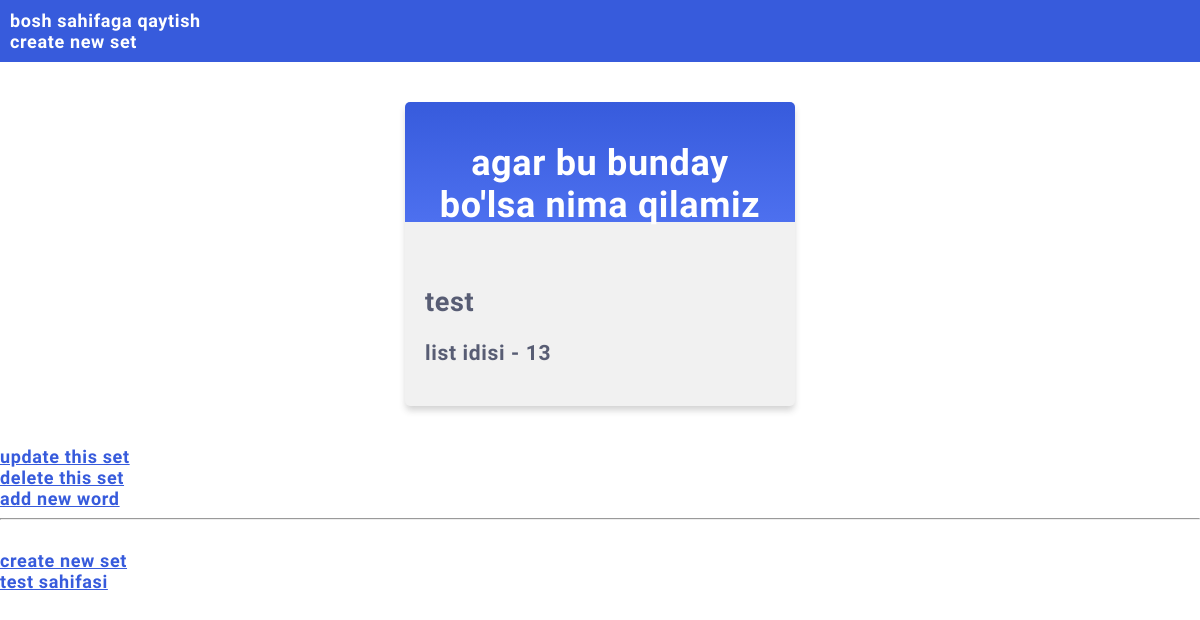
The page /13/set_list/ on the database as committed earlier.
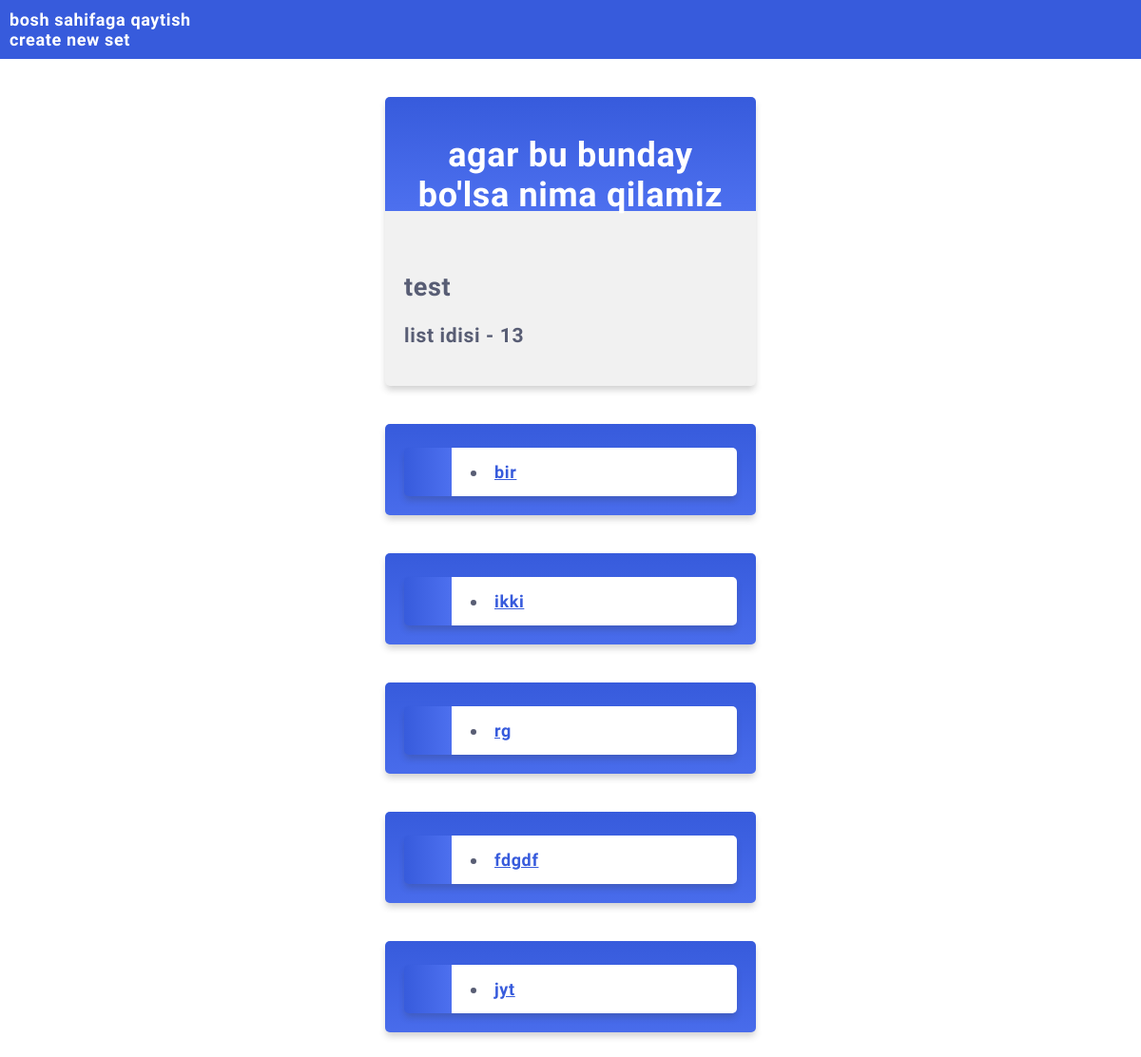
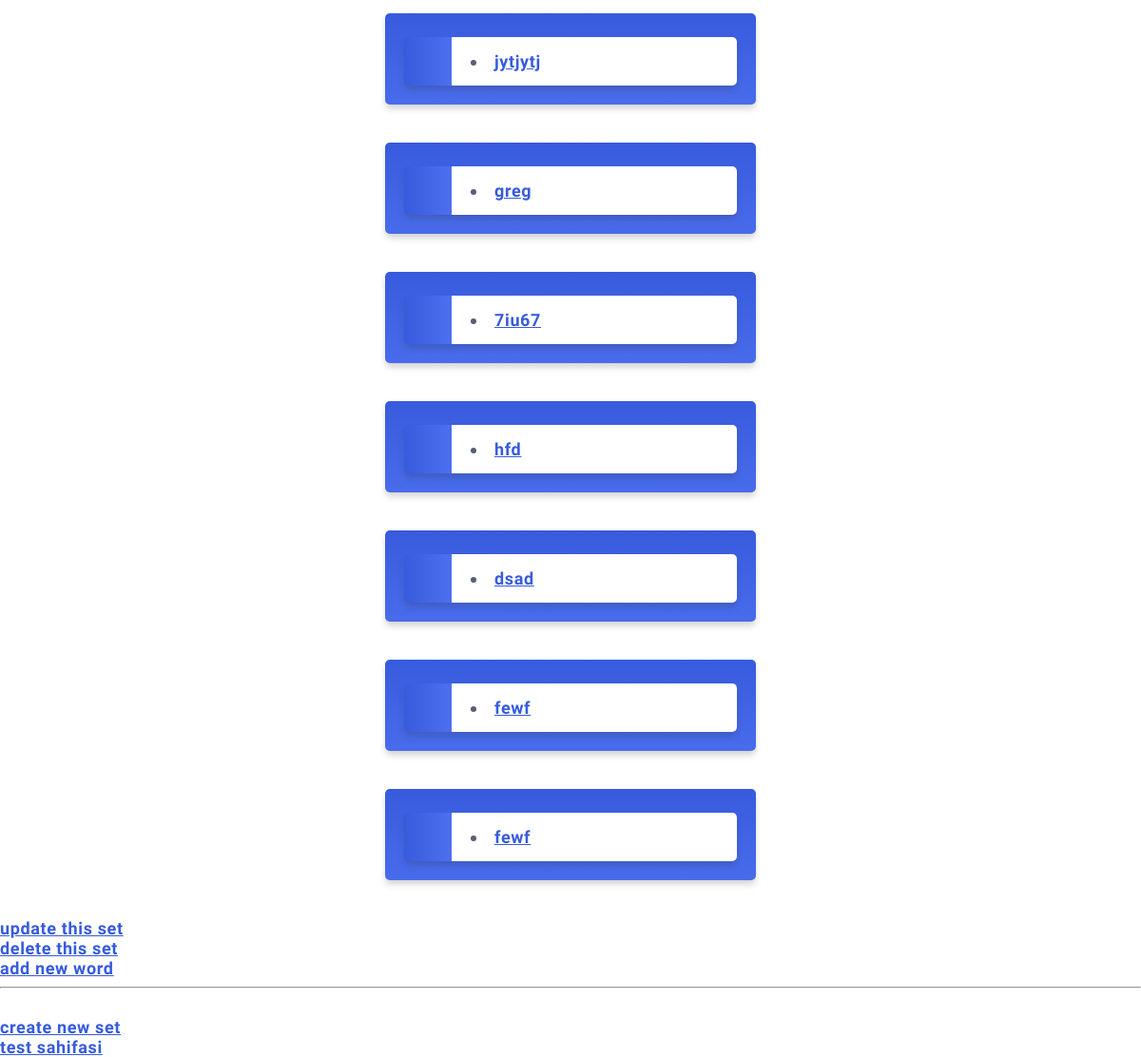
The same page on the database as committed later (2 pictures, top to bottom).
### my_card/models.py (models this page shows, shortened)
class Set(models.Model):
    name = models.CharField(max_length = 64)
    description = models.CharField(max_length = 255, blank =True)

class Word(models.Model):
    word = models.CharField(max_length=100)
    translate = models.CharField(max_length=255)
    defenition = models.TextField(blank=True)
    set_id = models.ForeignKey(Set, on_delete=models.CASCADE, related_name='word_set')

### my_card/views.py (the view)
# urls.py: path('<int:id>/set_list/', views.set_list, name='set_list'),
def set_list(request, id):
    my_set = Set.objects.get(id=id)
    context = {"my_set":my_set}
    return render(request, "my_card/set_list.html", context=context )

### my_card/templates/my_card/set_list.html (shortened to what this page needs)
{% extends "my_card/base.html" %}
{% block content %}
<div class="mycard">
    <h1>{{my_set.name}}</h1>
    <h2 >{{my_set.description}}</h2>
    <h3 >list idisi - {{my_set.id}}</h3>
</div>
        <div>
            {% for word in my_set.word_set.all %}
                <div  class="mycard">
            <a href = "{% url 'wordpage' word.id %}">
             <li onclick="window.location= details"> {{ word.word }}
            </a>
                </div>
            {% endfor %}
        </div>
    <a href="{% url 'set_update' id=my_set.id %}">update this set</a><br>
    <a href="{% url 'set_delete' id=my_set.id %}">delete this set</a><br>
    <a href="{% url 'word_add' id=my_set.id %}">add new word</a><br>
{% endblock %}

### my_card/templates/my_card/base.html (shortened to what this page needs)
{% load static %}
<!DOCTYPE html>
<html lang="en">
<head>
    <link rel="stylesheet" href="{% static 'mystyles.css' %}">
</head>
<body>
    <div class="topnav">
        <a href="{% url 'index' %}"> bosh sahifaga qaytish </a><br>
        <a href="{% url 'set_create' %}">create new set</a>
    </div>
    {% block content %}
    {% endblock %}
    <hr>
 <br>
    <a href="{% url 'set_create' %}">create new set</a>
<br>
    <a href="{% url 'testing' %}">test sahifasi</a>
</body>
</html>

### mystaticfiles/mystyles.css (style rules this page uses)
body { margin:0; font: 600 18px 'Source Sans Pro', sans-serif; letter-spacing: 0.64px; color: #585d74; }
.topnav { background-color:#375BDC; color:#ffffff; padding:10px; }
.topnav a:link, .topnav a:visited { text-decoration: none; color: #ffffff; }
.mycard { background-color: #f1f1f1; background-image: linear-gradient(to bottom, #375BDC, #4D70EF); background-size: 100% 120px; background-repeat: no-repeat; margin: 40px auto; width: 350px; border-radius: 5px; box-shadow: 0 5px 7px -1px rgba(51, 51, 51, 0.23); padding: 20px; }
.mycard h1 { text-align: center; color:#ffffff; margin:20px 0 60px 0; }
li { background-color: #ffffff; background-image: linear-gradient(to right, #375BDC, #4D70EF); background-size: 50px 60px; background-repeat: no-repeat; cursor: pointer; transition: transform .25s; border-radius: 5px; box-shadow: 0 5px 7px -1px rgba(51, 51, 51, 0.23); padding: 15px; padding-left: 70px; margin-top: 5px; }
a:link, a:visited { color: #375BDC; }

Rows that differ between the two databases and show on the page:
added Word: word "bir"
added Word: word "ikki"
added Word: word "rg"
added Word: word "fdgdf"
added Word: word "jyt"
added Word: word "jytjytj"
added Word: word "greg"
added Word: word "7iu67"
added Word: word "hfd"
added Word: word "dsad"
added Word: word "fewf"
added Word: word "fewf"
